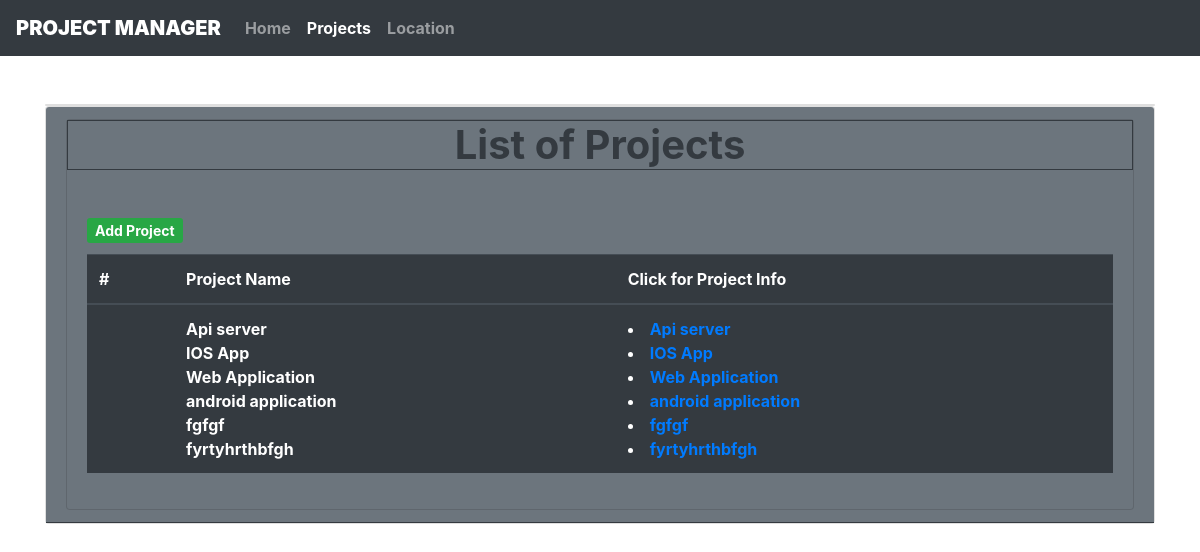
The page /projects/ on the database as committed earlier.
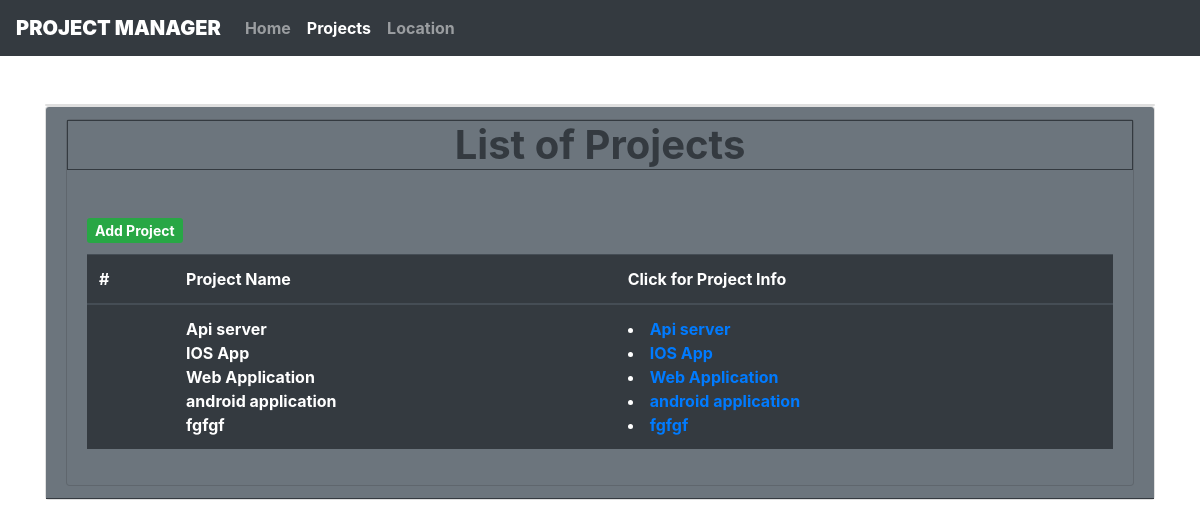
The same page on the database as committed later.
### core/models.py (models this page shows, shortened)
class Project(models.Model):
    project_name = models.CharField(max_length=100, null=True, blank=Tree)
    start_date = models.DateTimeField(null=True, blank=True)
    end_date = models.DateTimeField(null=True, blank=True)
    tool = models.ManyToManyField(Tool, blank=True)
    customer = models.ForeignKey(Customer, null=True, on_delete=models.CASCADE)

### core/views.py (the view)
# urls.py: path('projects/', views.projects, name='projects'),
def projects(request):
    project_list = Project.objects.all().order_by('project_name')
    diction= {
        'project_list':project_list
        }
    return render(request, 'core/projects.html', context=diction)

### core/templates/core/projects.html (shortened to what this page needs)
{% extends 'core/base.html' %}
{% load static %}
{% block projectactive %}
  active
{% endblock projectactive %}
{% block bodycontent %}
<br>
<div class="container mt-4 fw-bolder">
  <div class="card">
  </div>
  <div class="card">
    <div class="card-header bg-secondary border-dark">
        <body class="my_body">
<div class="card div_main div_register bg-secondary">
    <h1 class=" text-dark text-center border border-dark" ><b> List of Projects </b></h1>
    <div class="card-body text-dark ">
      <h1> <a href="{% url 'add_project' %}" class="bnt btn-sm btn-success" ><b>Add Project</b></a> </h1>
<div>
  <table class="table table-dark">
    <thead>
      <tr>
        <th scope="col">#</th>
        <th scope="col">Project Name</th>
        <th scope="col">Click for Project Info</th>
      </tr>
    </thead>
    <tbody>
      <tr>
        <th scope="row"></th>
        <td>
          {% if project_list %}
          {% for project in project_list  %}
          <div> <div  class="">
            <b>{{ project.project_name }}</b> </div>
          {% endfor %}
          {% else %}
          <h2>No Projects</h2>
          {% endif %}
            </div>
        </td>
        <td>
          {% if project_list %}
          {% for project in project_list  %}
          <li> <a  class="div_register" href="{% url 'project_info' project.id %}">
            <b>{{ project.project_name }}</b> </a> <br></li>
          {% endfor %}
          {% else %}
          <h2>No Projects</h2>
          {% endif %}
            </div>
  </div>
</div>
{% endblock bodycontent %}

Rows that differ between the two databases and show on the page:
removed Project: project_name "fyrtyhrthbfgh"
